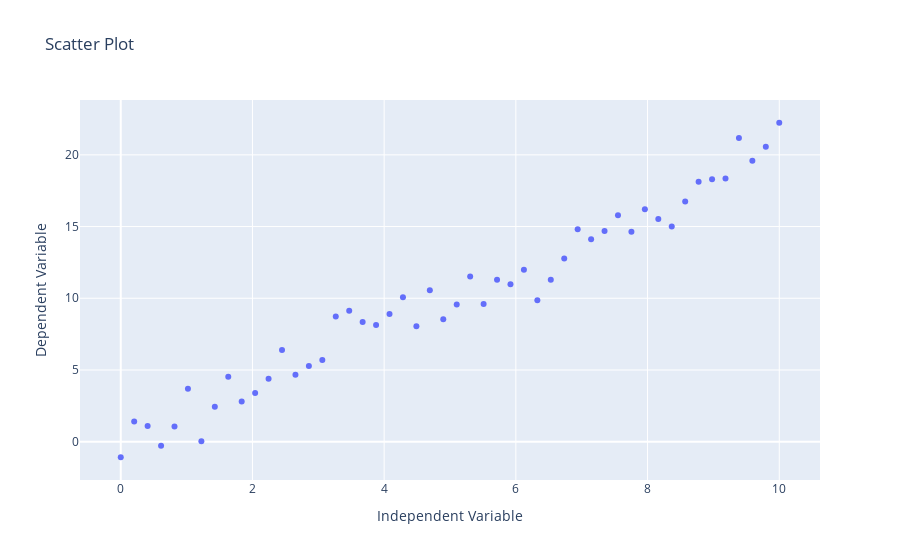

Source (notebook cell):
### Markdown cell above
#### 3. Linearity

The relationship between the independent variables and the dependent variable is linear. In other words, the change in the dependent variable is directly proportional to the change in the independent variables. We should see an indication of a straight line fitting the data.

### Code cell
# Example:

import plotly.graph_objects as go
import numpy as np

np.random.seed(123)
X = np.linspace(0, 10, 50)

noise = np.random.randn(50)
Y = 2*X + noise

scatter_plot = go.Scatter(x=X, y=Y, mode='markers', name='Data Points')

layout = go.Layout(title='Scatter Plot',
                   xaxis=dict(title='Independent Variable'), yaxis=dict(title='Dependent Variable'))

fig = go.Figure(data=[scatter_plot], layout=layout)
fig.show()

### Figure 1 — Plotly figure (JSON) as saved in the notebook; plotly's stock layout.template omitted (floating-point values rounded to 4 significant figures)
{"data": [{"mode": "markers", "name": "Data Points", "type": "scatter", "x": [0, 0.2041, 0.4082, 0.6122, 0.8163, 1.02, 1.224, 1.429, 1.633, 1.837, 2.041, 2.245, 2.449, 2.653, 2.857, 3.061, 3.265, 3.469, 3.673, 3.878, 4.082, 4.286, 4.49, 4.694, 4.898, 5.102, 5.306, 5.51, 5.714, 5.918, 6.122, 6.327, 6.531, 6.735, 6.939, 7.143, 7.347, 7.551, 7.755, 7.959, 8.163, 8.367, 8.571, 8.776, 8.98, 9.184, 9.388, 9.592, 9.796, 10], "y": [-1.086, 1.406, 1.099, -0.2818, 1.054, 3.692, 0.0223, 2.428, 4.531, 2.807, 3.403, 4.395, 6.389, 4.667, 5.27, 5.688, 8.737, 9.126, 8.351, 8.141, 8.901, 10.06, 8.044, 10.56, 8.542, 9.566, 11.52, 9.592, 11.29, 10.97, 11.99, 9.854, 11.29, 12.77, 14.81, 14.11, 14.7, 15.79, 14.63, 16.2, 15.52, 15.01, 16.75, 18.12, 18.3, 18.36, 21.17, 19.6, 20.57, 22.24]}], "layout": {"title": {"text": "Scatter Plot"}, "xaxis": {"title": {"text": "Independent Variable"}}, "yaxis": {"title": {"text": "Dependent Variable"}}}}
